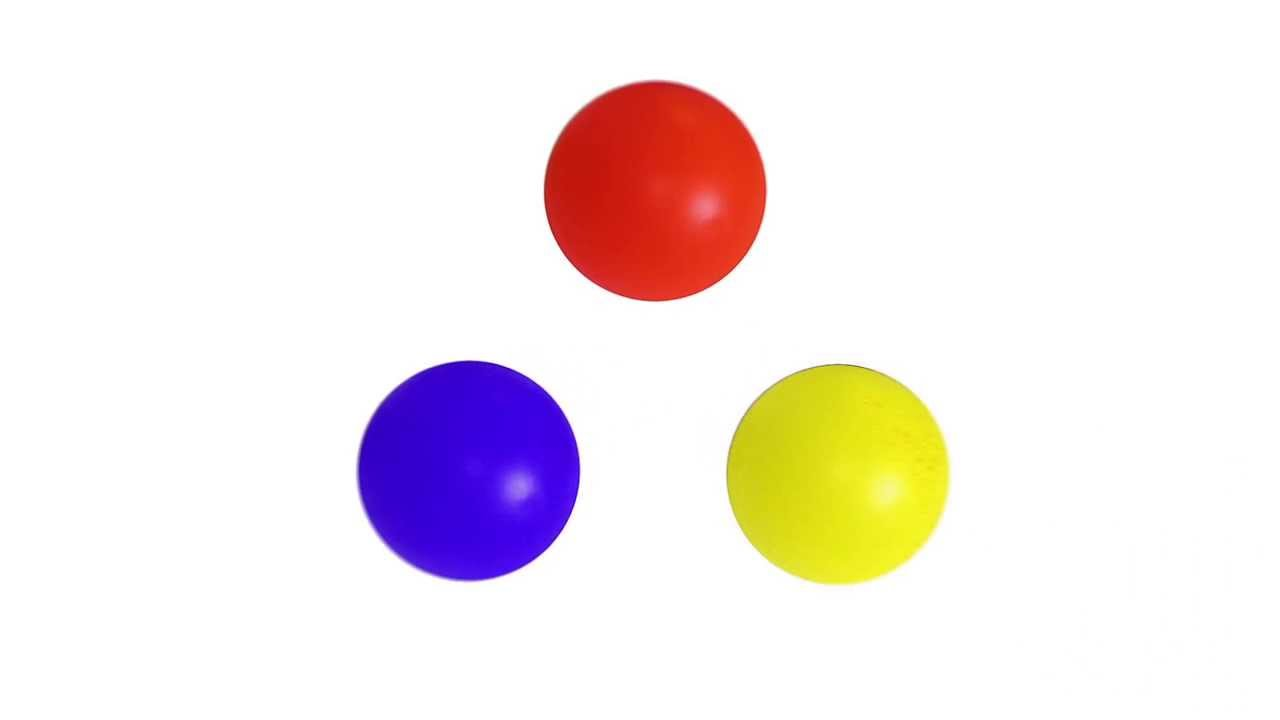
#> input picture pi/pyTestOpenCV/tstcodes/color_balls_small.jpg, 1280 x 720 px
$ python simple_blob_detect.py   (Python 2 division)
#> lines starting #> are read from the running program, lines starting #| are printed output that depends on the picture; after the words box and inside, x2 and y2 are one past the last pixel; in counts of white or black regions, pixels touching at a corner belong together; long printed decimals are rounded
import cv2
import numpy as np

img = cv2.imread("color_balls_small.jpg")
#> img is the input picture: shape (720, 1280, 3); mean B, G, R 234.3, 234.3, 243.9

imgHSV = cv2.cvtColor(img, cv2.COLOR_BGR2HSV)
#> imgHSV: shape (720, 1280, 3); mean H, S, V 8.9, 29.1, 250.4

#setup parameters
params = cv2.SimpleBlobDetector_Params()

params.filterByColor = False
params.filterByArea = False
params.filterByInertia = False
params.filterByConvexity = False
params.filterByCircularity = False

#create blob detector
det = cv2.SimpleBlobDetector_create(params)

lower_blue = np.array([80, 120,10])
upper_blue = np.array([130, 255, 255])

blueMask = cv2.inRange(imgHSV, lower_blue, upper_blue)
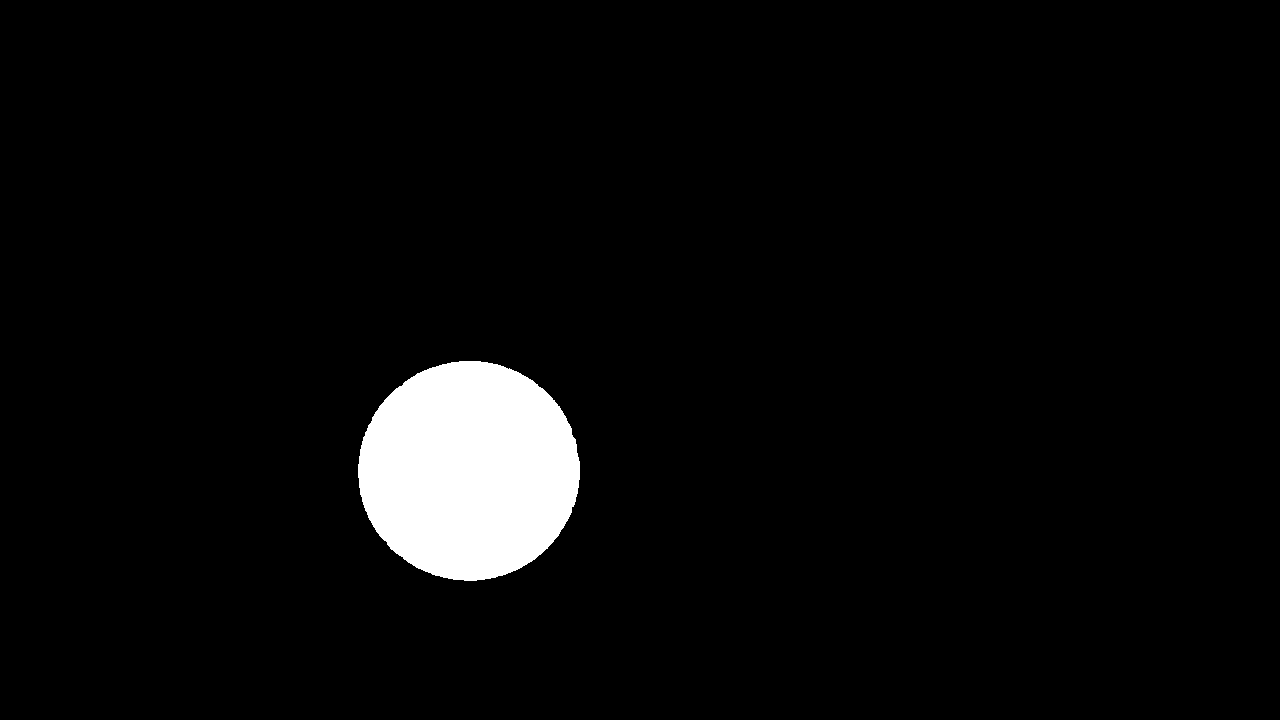
#> blueMask: shape (720, 1280); 4.1% white; 1 white region, box (x1, y1, x2, y2) and area: (358, 361, 580, 581) 38181

res = cv2.bitwise_and(img, img, mask=blueMask)
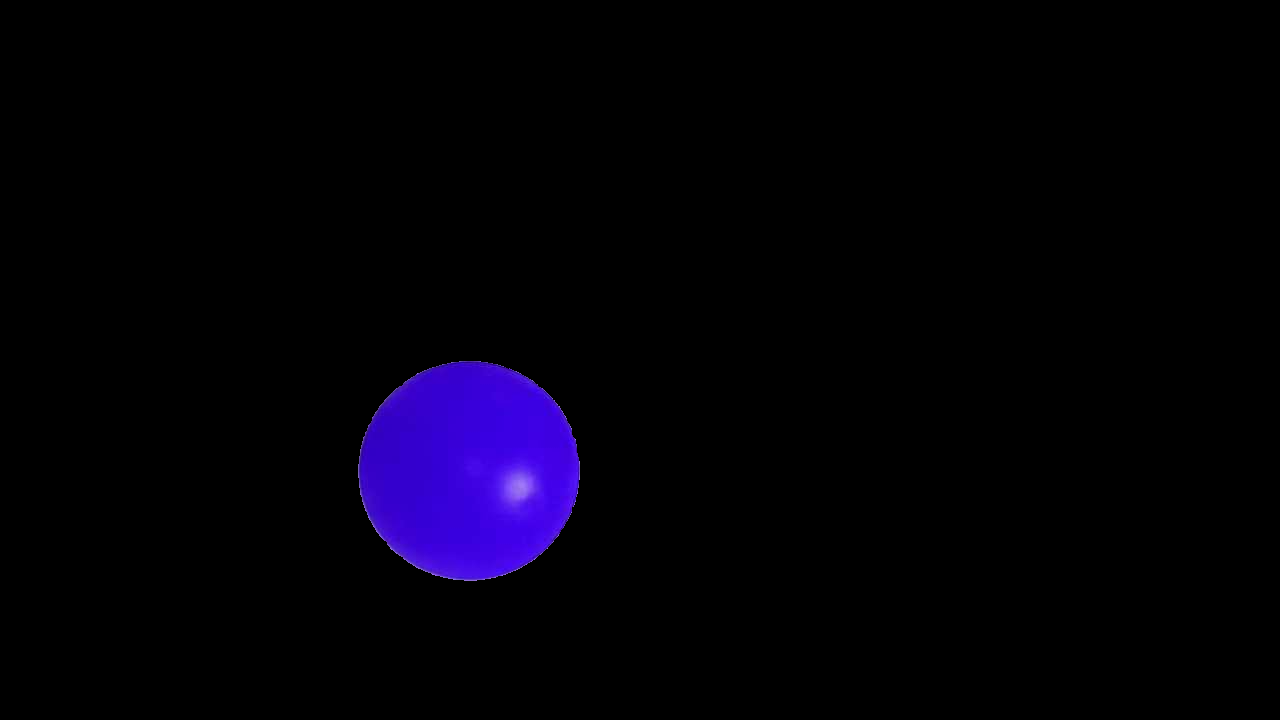
#> res: shape (720, 1280, 3); mean B, G, R 9.1, 0.3, 2.6

#get keypoints
keypnts = det.detect(blueMask)
#> keypnts = 1 keypoints; (x, y, size): (469, 470, 219.5)

#draw keypoints
cv2.drawKeypoints(img, keypnts, img, (0,0,255), cv2.DRAW_MATCHES_FLAGS_DRAW_RICH_KEYPOINTS)
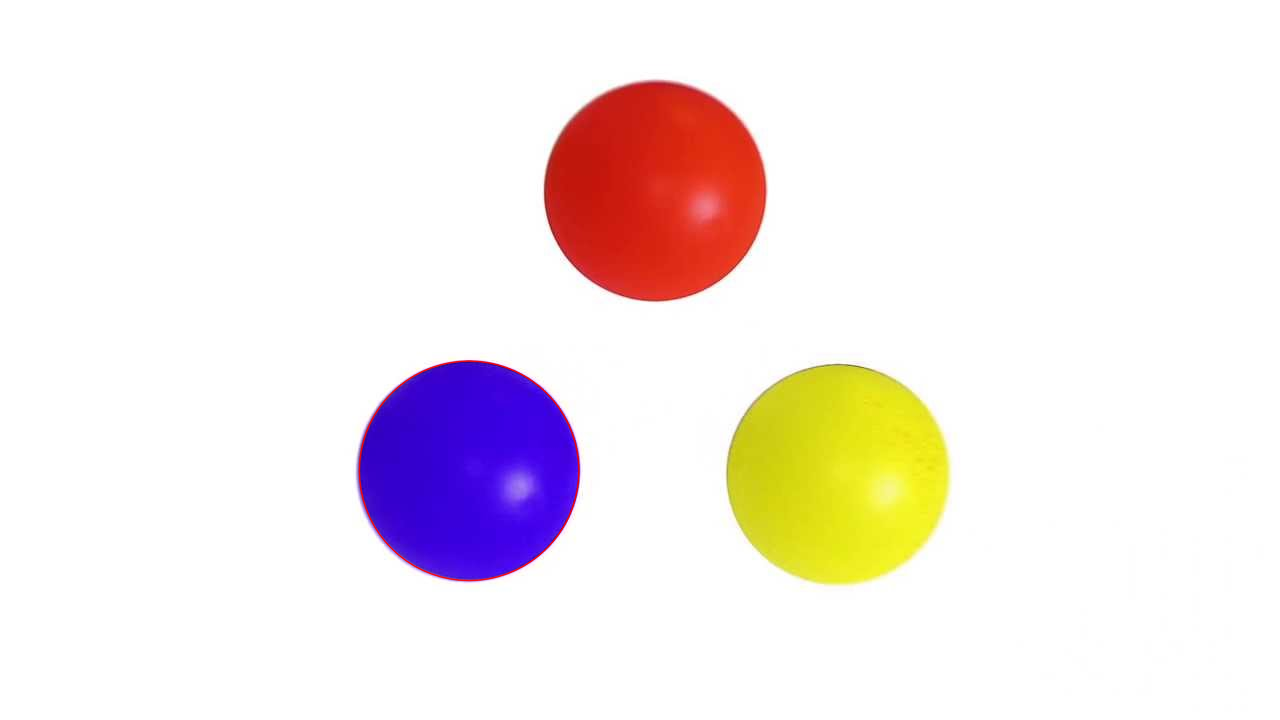
#> img: shape (720, 1280, 3); 0.2% of pixels changed, all inside (x1, y1, x2, y2) = (358, 360, 580, 582)

cv2.imshow('img', img)
cv2.imshow('mask', blueMask)
cv2.imshow('blue', res)

#print the coordinates and size of keypoints to terminal

for k in keypnts:
   print k.pt[0]
   print k.pt[1]
   print k.size
#> this loop made 1 pass
#> k on pass 1: keypoint at (468.6, 470.3), size 219.5
#| 468.612
#| 470.343
#| 219.527

cv2.waitKey(0)
